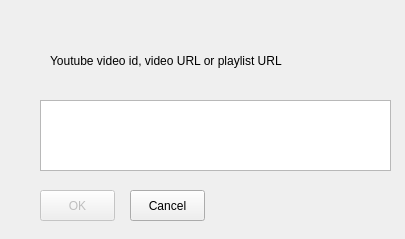
<?xml version="1.0" encoding="UTF-8"?>
<ui version="4.0">
 <class>Dialog</class>
 <widget class="QDialog" name="Dialog">
  <property name="geometry">
   <rect>
    <x>0</x>
    <y>0</y>
    <width>405</width>
    <height>239</height>
   </rect>
  </property>
  <property name="windowTitle">
   <string>Add Video</string>
  </property>
  <widget class="QTextEdit" name="textEdit">
   <property name="geometry">
    <rect>
     <x>40</x>
     <y>100</y>
     <width>351</width>
     <height>71</height>
    </rect>
   </property>
  </widget>
  <widget class="QPushButton" name="pushButtonOK">
   <property name="enabled">
    <bool>false</bool>
   </property>
   <property name="geometry">
    <rect>
     <x>40</x>
     <y>190</y>
     <width>75</width>
     <height>31</height>
    </rect>
   </property>
   <property name="text">
    <string>OK</string>
   </property>
  </widget>
  <widget class="QPushButton" name="pushButtonCancel">
   <property name="geometry">
    <rect>
     <x>130</x>
     <y>190</y>
     <width>75</width>
     <height>31</height>
    </rect>
   </property>
   <property name="text">
    <string>Cancel</string>
   </property>
  </widget>
  <widget class="QLabel" name="label">
   <property name="geometry">
    <rect>
     <x>50</x>
     <y>40</y>
     <width>331</width>
     <height>41</height>
    </rect>
   </property>
   <property name="text">
    <string>Youtube video id, video URL or playlist URL</string>
   </property>
  </widget>
 </widget>
 <resources/>
 <connections/>
</ui>
